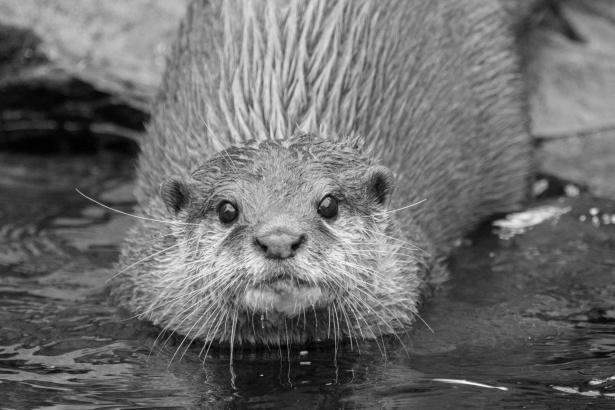
#> input picture data/otter.png, 615 x 410 px
$ jupyter execute --allow-errors Scipy.ipynb   (older library calls are emulated)
#> lines starting #> are read from the running program, lines starting #| are printed output that depends on the picture
## Curve Fitting

[cell 1]
import numpy as np
import matplotlib.pyplot as plt
from scipy.optimize import curve_fit

def idf(t,a,n,c):
    '''
    Chow et al IDF relationship
    '''
    return a/(t+c)**n

#Get data
#> (the rest of this cell did not finish here and is left out)

## Image Processing

[cell 2]
from scipy.ndimage import gaussian_filter, rotate, sobel

img = plt.imread('../data/otter.png')
#> img is the input picture: shape (410, 615) float32; min 0.00587, max 0.981, mean 0.424
plt.subplot(2,2,1)
plt.imshow(img,cmap='gray')
plt.axis('off')

img_rotate = rotate(img,angle=10)
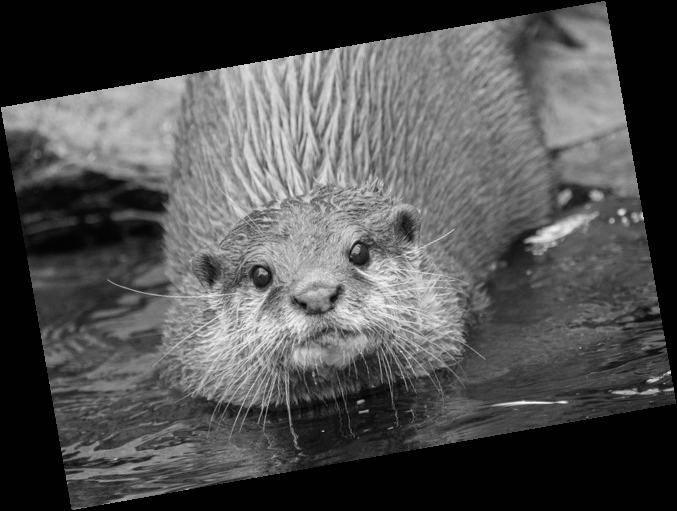
#> img_rotate: shape (511, 677) float32; min -0.00404, max 0.985, mean 0.308; drawn with min black and max white
plt.subplot(2,2,2)
plt.imshow(img_rotate,cmap='gray')
plt.axis('off')

img_filter = gaussian_filter(img_rotate,sigma=3)
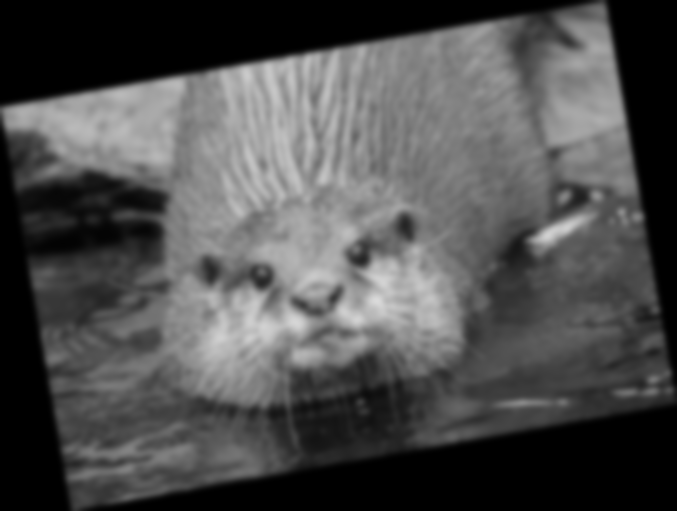
#> img_filter: shape (511, 677) float32; min 0, max 0.857, mean 0.308
img_sharp = img_rotate + 30.*(img_rotate-img_filter)
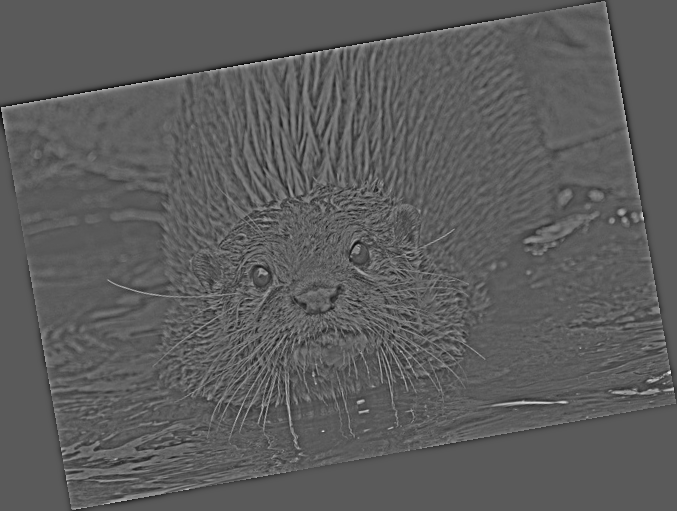
#> img_sharp: shape (511, 677) float32; min -11.41, max 20.78, mean 0.3; drawn with min black and max white
plt.subplot(2,2,3)
plt.imshow(img_sharp,cmap='gray')
plt.axis('off')

sx = sobel(img_sharp, axis=0)
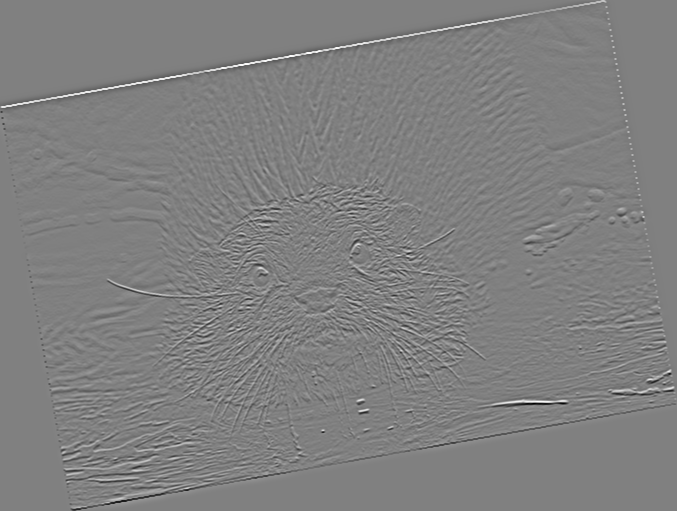
#> sx: shape (511, 677) float32; min -79.72, max 79.01, mean 0; drawn with min black and max white
sy = sobel(img_sharp, axis=1)
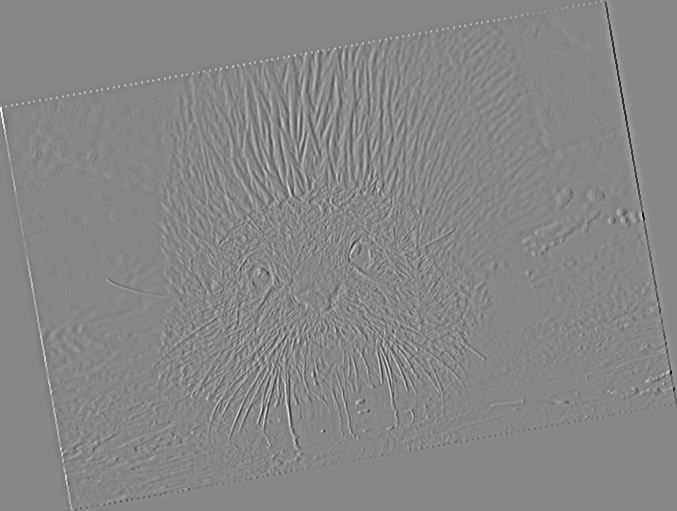
#> sy: shape (511, 677) float32; min -87.61, max 77.53, mean 0; drawn with min black and max white
img_sobel = np.hypot(sx,sy)
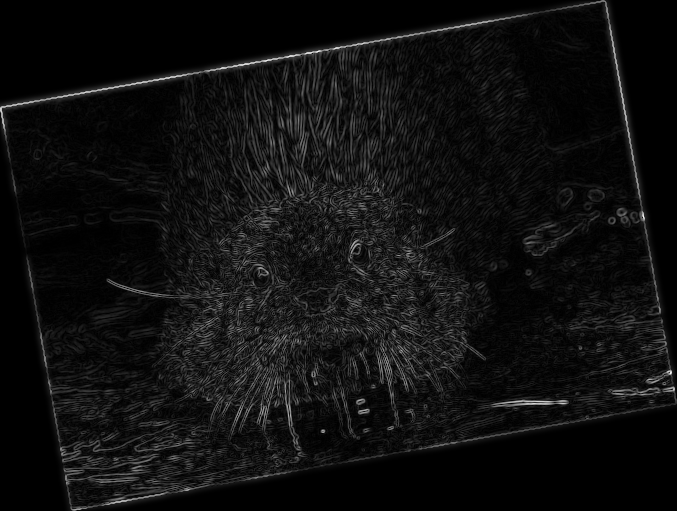
#> img_sobel: shape (511, 677) float32; min 0, max 94.73, mean 5.9; drawn with min black and max white
plt.subplot(2,2,4)
plt.imshow(img_sobel,cmap='gray')
plt.axis('off')

plt.show()
